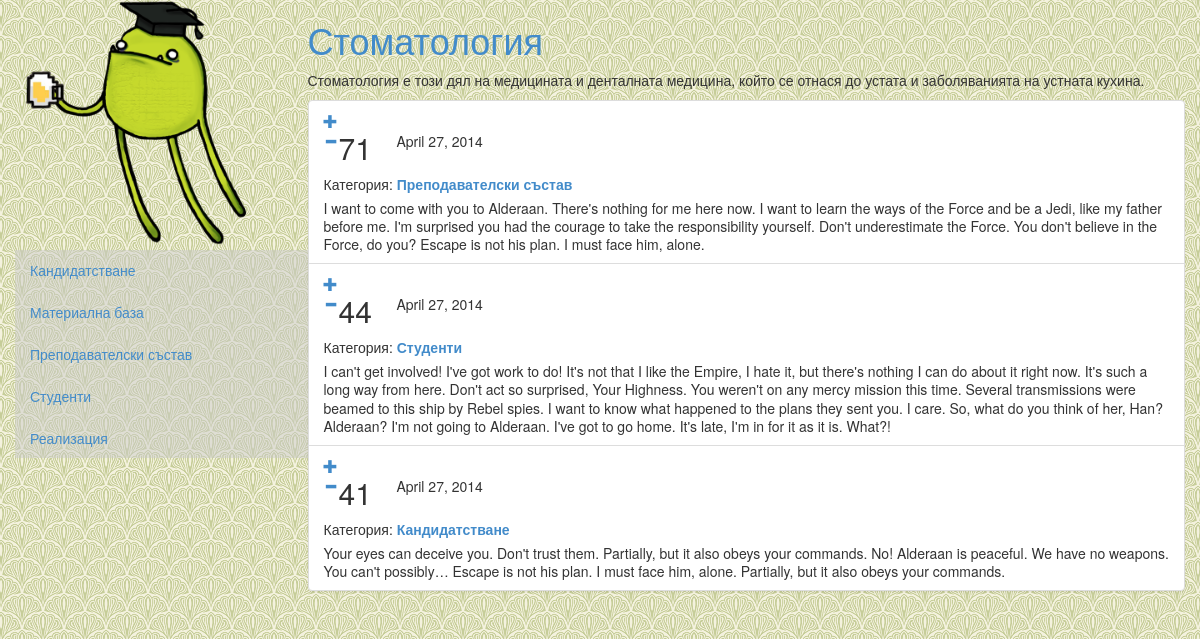
Page /programme/57 on the earlier database version.
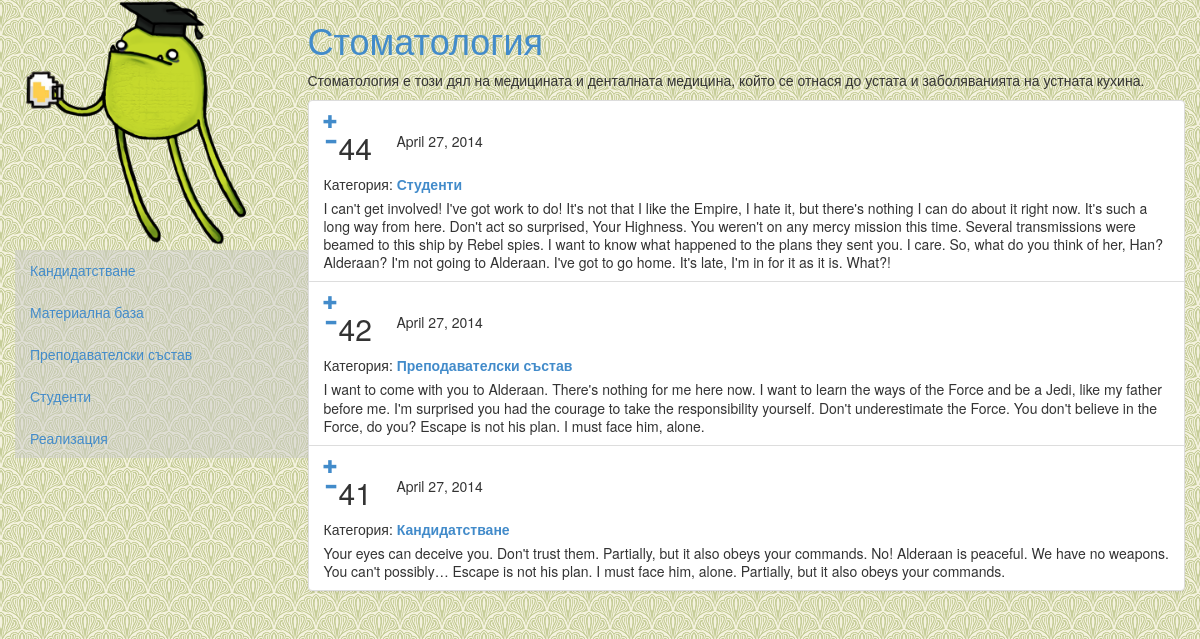
Same page on the later database version.
### default/models.py (models this page shows, shortened)
class Programme(models.Model):
    categories = models.ManyToManyField(
        SpecCategory, related_name='programmes')
    uni = models.ForeignKey(Uni)
    description = models.TextField()
    name = models.CharField(max_length=200)
    def _get_rating(self):
        rating = 0
        for post in self.posts.all():
            rating += post.vote
        return rating
    rating = property(_get_rating)

class Post(models.Model):
    title = models.CharField(max_length=200)
    text = models.TextField()
    category = models.ForeignKey(PostCategory, related_name='posts')
    date = models.DateField(auto_now=True)
    vote = models.IntegerField()
    programme = models.ForeignKey(Programme, related_name='posts')

class PostCategory(models.Model):
    name = models.CharField(max_length=200)
    def __str__(self):
        return self.name

### default/views.py (the view)
# urls.py: url(r'^programme/(?P<programme_id>\d+)$', 'default.views.programme_view'),
def programme_view(request, programme_id):
    programme = models.Programme.objects.get(id=programme_id)
    most_voted_posts = [post for post in
                        programme.posts.all().order_by('-vote')[:3]]
    return render(request, 'default/programme.html', {
        'programme': programme,
        'most_voted_posts': most_voted_posts,
    })

### templates/default/programme.html (shortened to what this page needs)
{% extends "default/programme_base.html" %}
{% load staticfiles %}
{% block info %}
  <div class="row">
    <a href="{{ programme.id }}/1"><h1>{{ programme.name }}</h1></a>
    <p>{{ programme.description }}</p>
  </div>
  <div class="row">
    <ul class="list-group">
      {% for post in most_voted_posts %}
        <li class="list-group-item">
          <div class="list-group-item-heading">
            <div class="row">
              <div class="col-xs-1">
                <div class="row">
                  <div class="col-xs-3">
                    <a href="#" class="vote-link" data-db-id="{{ post.id }}" data-direction="up"><span class="glyphicon glyphicon-plus"></a>
                    <a href="#" class="vote-link" data-db-id="{{ post.id }}" data-direction="down"><span class="glyphicon glyphicon-minus"></a>
                  </div>
                  <h2 data-votes-id="{{ post.id }}">{{ post.vote }}</h2>
                </div>
              </div>
              <div class="col-xs-10">
              </div>
              <div class="col-xs-6">
                {{ post.date }}
              </div>
            </div>
            <div class="row">
                <div class="col-xs-6">
                    Категория: <a href="{{ programme.id }}/cat{{ post.category.id }}/1"><strong>{{ post.category }}</strong></a>
                </div>
            </div>
          </div>
          <div class="list-group-item-text">
              {{ post.text }}
          </div>
        </li>
      {% endfor %}
    </ul>
  </div>
{% endblock %}

### templates/default/programme_base.html
{% extends "default/base.html" %}
{% load staticfiles %}
{% block content %}
  <div class="row">
    <div class="col-xs-3">
      <div class="row">
        <a href="/">
          <img src="{% static "img/logo.png" %}" alt="UniForDummies Logo" width="250" height="250">
        </a>
      </div>
      <div class="row nav_box">
        <ul class="nav nav-stacked">
          <li> <a href="/programme/{{ programme.id }}/cat1/1">Кандидатстване</a> </li>
          <li> <a href="/programme/{{ programme.id }}/cat2/1">Материална база</a> </li>
          <li> <a href="/programme/{{ programme.id }}/cat3/1">Преподавателски състав</a> </li>
          <li> <a href="/programme/{{ programme.id }}/cat4/1">Студенти</a> </li>
          <li> <a href="/programme/{{ programme.id }}/cat5/1">Реализация</a> </li>
        </ul>
      </div>
    </div>
    <div class="col-xs-9">
      {% block info %}{% endblock %}
    </div>
  </div>
{% endblock %}

### templates/default/base.html (shortened to what this page needs)
{% load staticfiles %}
<!DOCTYPE html>
<html>
  <head>
    <link rel="stylesheet" href="{% static "css/bootstrap.min.css" %}">
    <link rel="stylesheet" href="{% static "css/bootstrap-theme.min.css" %}">
    <link rel="stylesheet" href="{% static "css/default.css" %}">
  </head>
  <body>
    <div id="wrapper" class="container body_box">{% block content %}{% endblock %}</div>
  </body>
</html>

### static/css/default.css (style rules this page uses)
body { background-image: url('../img/bg.png'); }
.body_box { background-image: none; }
.nav_box { background-color: rgba(204, 204, 204, 0.5); }

Differences in the rows shown:
shown differently, row unchanged: Post "Студенти": moves up the list
changed Post "Преподавателски състав": vote "71" → "42"
